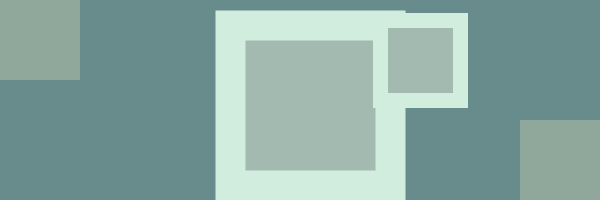
Frame 1 (no input)
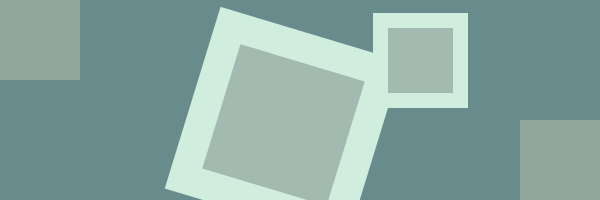
Frame 60 (the mouse pressed at the canvas centre just before this capture)
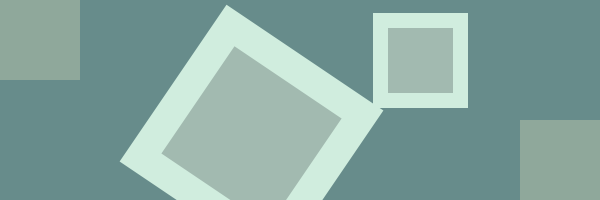
Frame 120 (the mouse held since frame 60 and released just before this capture)

The Processing sketch that drew these frames (run headless with seeded random() and noise(); from frame 60 on, the mouse is pressed at the canvas centre):

// Processing sketch: processing_87881
// ── processing_87881.pde

/*
 *  Title: P05_06_TheAttributeMatrix
 *  By:    Barton Poulson (bartdoesart.com)
 *  Date:  01 February 2013
 *
 *  Assignment:
 *    Choose a color palette from Kuler: https://kuler.adobe.com/ 
 *    Create a sketch and put the hex codes for those colors in a
 *    color array, Make sure you give credit to the person who
 *    developed the palette and give the link to it in a comment
 *    in your sketch. Use that palette to color objects in your sketch,
 *    either randomly or systematically
 */

// Palette is "Alone Amongst the Crowds" by dianesteinberg
// URL is https://kuler.adobe.com/#themeID/1990293
color[] palette = {#678C8B, #8FA89B, #A2BAB0, #D0EDDE, #B3B597};
int s = 80;  // Size of untranformed square
float a = 0; // Angle for rotation

void setup() {
  size(600, 200);
  smooth();
  noStroke();
}

void draw() {
  background(palette[0]);

  fill(palette[1]);
  rect(0, 0, s, s);

  // pushMatrix() & pushStyle()
  pushMatrix();
  pushStyle();

  translate(230, 25);  // This moves the origing
  scale(2);            // Doubles the scale
  rotate(a);           // Rotates the matrix by a variable amount
  a += 0.005;          // Increments the angle
  stroke(palette[3]);
  strokeWeight(15);
  fill(palette[2]);
  rect(0, 0, s, s);

  // popMatrix()       // Restores the grid without restoring styles
  popMatrix();
  rect(380, 20, s, s);

  // popStyle()       // Restores the styles
  popStyle();
  rect(width-s, height-s, s, s);
}
